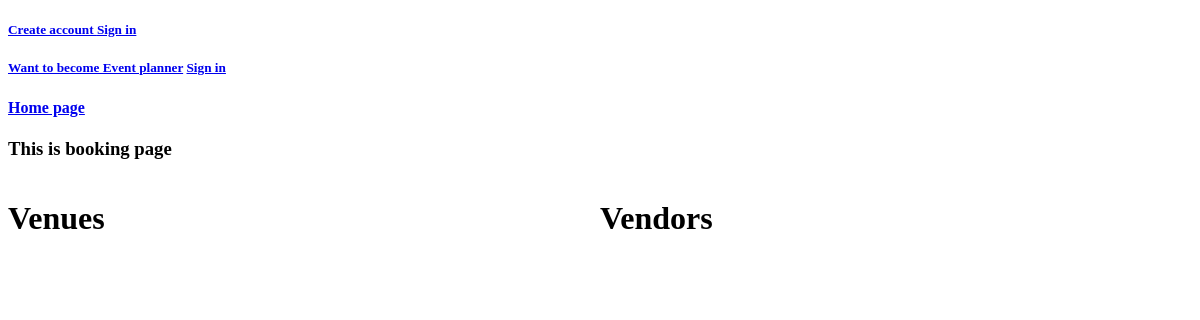
The page /book/1/ on the database as committed earlier.
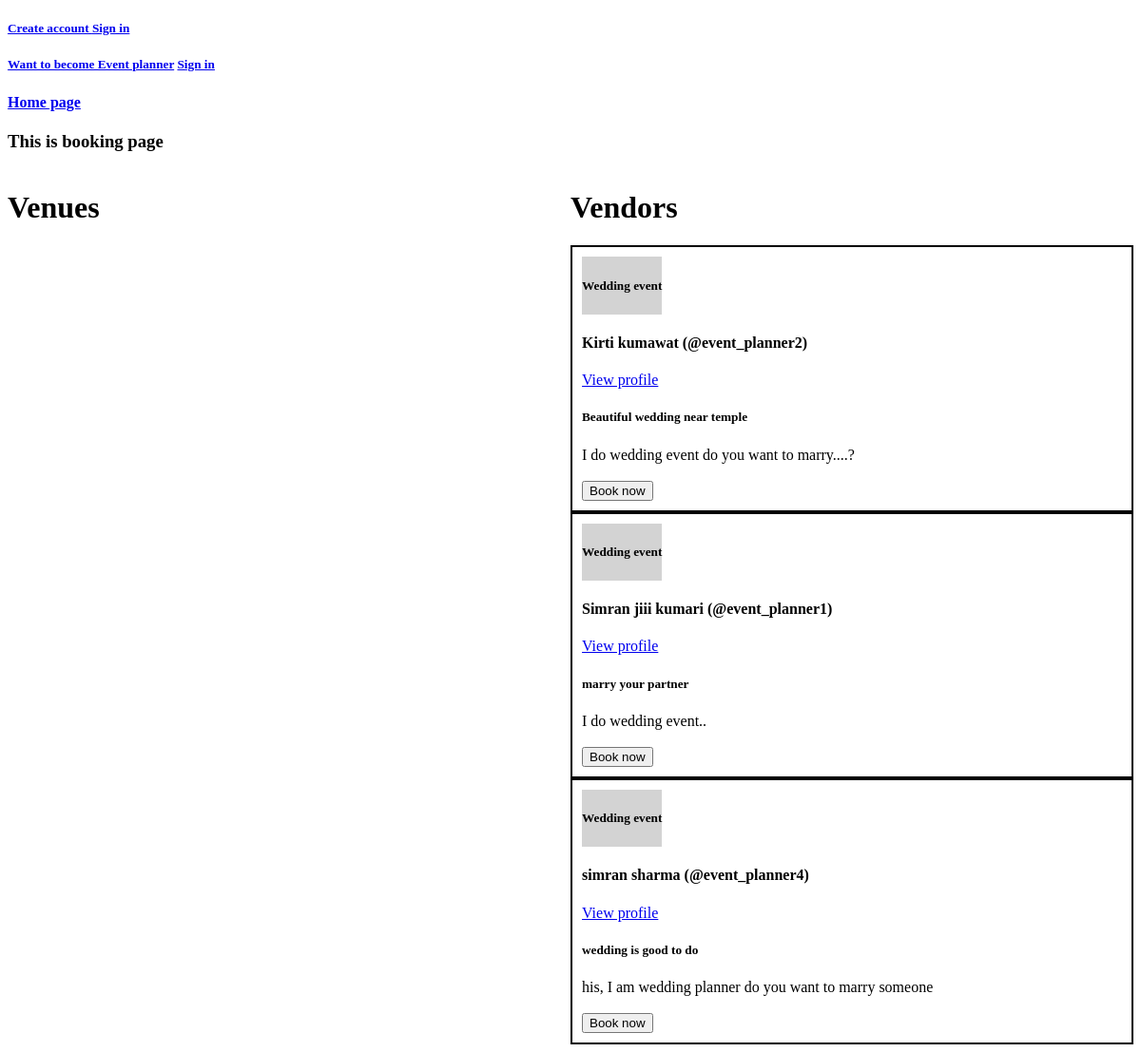
The same page on the database as committed later.
### EventPlanner/models.py (models this page shows, shortened)
class Event(models.Model):
    category = models.ForeignKey(Category,on_delete=models.CASCADE)
    event_planner = models.ForeignKey(User,on_delete=models.CASCADE,null=True)
    name = models.CharField(max_length=100)
    description = models.TextField(null=True,blank=True)
    event_date_time = models.DateTimeField(null=True,blank=True)
    location = models.CharField(max_length=255,null=True,blank=True)

class Category(models.Model):
    name = models.CharField(max_length=100)
    def __str__(self):
        return self.name

### customer/views.py (the view)
# urls.py: path('book/<int:pk>/',views.book),
def book(request,pk):
    category = Category.objects.get(id=pk)
    events = Event.objects.filter(category=category)
    venues = Venue.objects.filter(category=category)
    context = {'events':events,'venues':venues}
    return render(request,'customer/booking.html',context)

### customer/templates/customer/booking.html (shortened to what this page needs)
{% extends 'home.html' %}
{% block content %}
<h3>This is booking page </h3>
<div class="grid-div">
    <div>
        <h1>Venues</h1>
    </div>
    <div>
        <h1>Vendors</h1>
        {% for event in events %}
        <div class="event-info-div">
            <div class="category-div">
                <h5>{{event.category}}</h5>
            </div>
            <h4>{{event.event_planner.first_name}} {{event.event_planner.last_name}} (@{{event.event_planner}})</h4>
            <div><a href="/event-planner-info/{{event.event_planner.id}}/">View profile</a></div>
            <div>
                <h5>{{event.name}}</h5>
            </div>
            <div>{{event.description}}</div>
            <br>
            <button>Book now</button>
        </div>
        {% endfor %}
    </div>
</div>
{% endblock %}

Rows that differ between the two databases and show on the page:
added Event: category "Wedding event", event_planner.first_name "Kirti", event_planner.last_name "kumawat", event_planner "event_planner2", name "Beautiful wedding near temple", description "I do wedding event do you want to marry....?"
added Event: category "Wedding event", event_planner.first_name "Simran jiii", event_planner.last_name "kumari", event_planner "event_planner1", name "marry your partner", description "I do wedding event.."
added Event: category "Wedding event", event_planner.first_name "simran", event_planner.last_name "sharma", event_planner "event_planner4", name "wedding is good to do", description "his, I am wedding planner do you want to marry someone"
